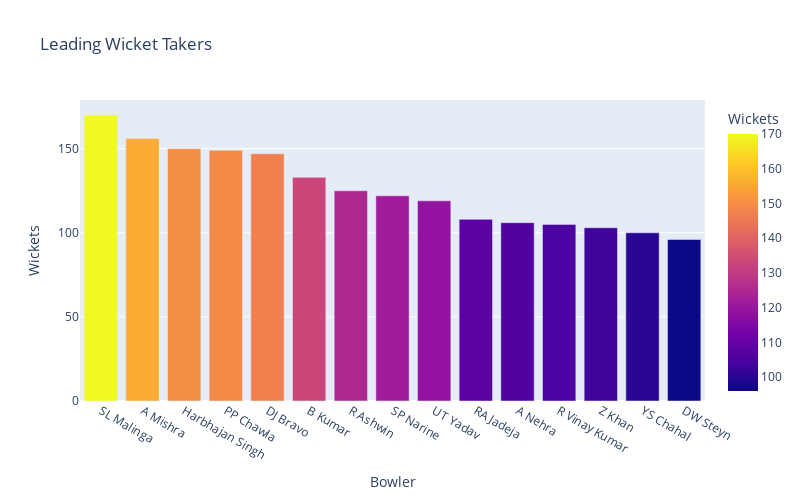

Notebook code for this chart:
### Markdown cell above
### Leading Wicket Takers 
- Using Plotly

### Code cell
fig14 = px.bar(top_bowlers, x='Bowler', y='Wickets', hover_data=['Bowler'], 
            color='Wickets',title='Leading Wicket Takers')
fig14.update_layout(autosize=False, width=800, height=500)
fig14

### Figure 1 — Plotly figure (JSON) as saved in the notebook; plotly's stock layout.template omitted (floating-point values rounded to 4 significant figures)
{"data": [{"alignmentgroup": "True", "hovertemplate": "Bowler=%{x}<br>Wickets=%{marker.color}<extra></extra>", "legendgroup": "", "marker": {"color": [170, 156, 150, 149, 147, 133, 125, 122, 119, 108, 106, 105, 103, 100, 96], "coloraxis": "coloraxis"}, "name": "", "offsetgroup": "", "orientation": "v", "showlegend": false, "textposition": "auto", "type": "bar", "x": ["SL Malinga", "A Mishra", "Harbhajan Singh", "PP Chawla", "DJ Bravo", "B Kumar", "R Ashwin", "SP Narine", "UT Yadav", "RA Jadeja", "A Nehra", "R Vinay Kumar", "Z Khan", "YS Chahal", "DW Steyn"], "xaxis": "x", "y": [170, 156, 150, 149, 147, 133, 125, 122, 119, 108, 106, 105, 103, 100, 96], "yaxis": "y"}], "layout": {"autosize": false, "barmode": "relative", "coloraxis": {"colorbar": {"title": {"text": "Wickets"}}, "colorscale": [[0, "#0d0887"], [0.1111, "#46039f"], [0.2222, "#7201a8"], [0.3333, "#9c179e"], [0.4444, "#bd3786"], [0.5556, "#d8576b"], [0.6667, "#ed7953"], [0.7778, "#fb9f3a"], [0.8889, "#fdca26"], [1, "#f0f921"]]}, "height": 500, "legend": {"tracegroupgap": 0}, "title": {"text": "Leading Wicket Takers"}, "width": 800, "xaxis": {"anchor": "y", "domain": [0, 1], "title": {"text": "Bowler"}}, "yaxis": {"anchor": "x", "domain": [0, 1], "title": {"text": "Wickets"}}}}
